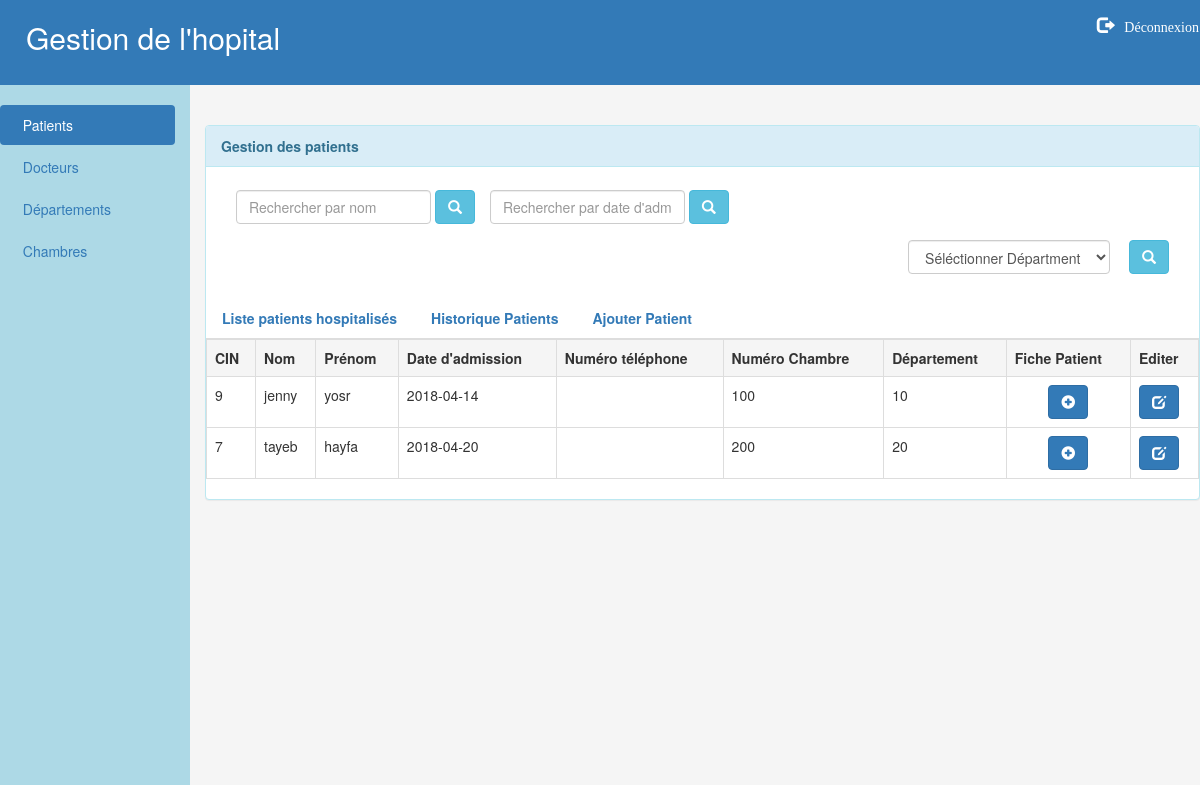
The page /indexPatient.php on the database its author committed.
### tables this page shows
CREATE TABLE IF NOT EXISTS `patient` (
  `id` int(11) NOT NULL AUTO_INCREMENT,
  `nom` varchar(20) NOT NULL,
  `prenom` varchar(20) NOT NULL,
  `sexe` varchar(10) NOT NULL,
  `date_naissance` date NOT NULL,
  `date_hospitalisation` date NOT NULL,
  `date_sortie` date NOT NULL,
  `chambre` varchar(10) NOT NULL,
  `departement` varchar(10) NOT NULL,
  `antecedents_medicaux` varchar(250) NOT NULL,
  PRIMARY KEY (`id`)
);

### indexPatient.php (the view, shortened to what this page needs)
<!DOCTYPE html>
<html>
<head>
    <link href="css/styles.css" rel="stylesheet">
    <link href="css/bootstrap.min.css" rel="stylesheet">
</head>
<body>
<div class="row " style="background-color:rgb(51,122,183)">
    <nav class="navbar navbar-expand-sm  navbar-dark ">
        <div class="col-md-10 container-fluid">
            <div class="navbar-header">
                <h2 style="color: white"> &nbsp;&nbsp; Gestion de l'hopital </h2>
            </div>
        </div>
        <div class="col-md-2 ">
            <ul class="nav navbar-nav navbar-right">
                <li>
                <li ><a href="deconnexion.php" class="deconnexion"><span class="glyphicon glyphicon-log-out" aria-hidden="true" ></span> &nbsp; Déconnexion</a></li>
                </li>
            </ul>
        </div>
    </nav>
</div>
<div class="row" >
    <div class="col-md-2 sidenav height:700x;" >
        <ul class="nav nav-pills nav-stacked ">
            <li class="active"><a href="indexPatient.php">&nbsp Patients </a></li>
            <li><a href="medecin.php">&nbsp Docteurs</a></li>
            <li ><a href="departement.php">&nbsp Départements</a></li>
            <li><a href="chambre.php">&nbsp Chambres</a></li>
        </ul>
    </div>
    <div class="col-md-10 contenu">
        <br> <br>
        <div class="panel panel-info contentinside">
            <div class="panel-heading"><strong>Gestion des patients</strong></div>
            <div class="panel-body">
                <form class="navbar-form pull-left" method="get" >
                    <div class="form-group">
                        <input type="text" class="form-control" placeholder="Rechercher par nom" name="search1" >
                    </div>
                    <button type="submit" class="btn btn-info"><span class="glyphicon glyphicon-search" aria-hidden="true"></span> </button>
                </form>
                <form class="navbar-form" method="get">
                    <div class="form-group">
                        <input type="text" class="form-control" placeholder="Rechercher par date d'admission" name="search2">
                    </div>
                    <button type="submit" class="btn btn-info"><span class="glyphicon glyphicon-search" aria-hidden="true"></span> </button>
                </form>
                <form class="navbar-form pull-right" method="get">
                    <div class="form-group">
                        <div class="col-sm-2">
                            <select class="form-control" name="dep">
                                <option selected="selected">Séléctionner Départment</option>
                                <?php
                                try{
                                    $bdd= new PDO('mysql:host=localhost;dbname=hopital', 'root','');
                                }
                                catch (PDOException$e) { print"Erreur : " . $e->getMessage();die(); }
                                $bdd->query("USE hopital");
                                $reponse2= $bdd->query('select id_departement from departement ');
                                if($reponse2){
                                    echo"</select>";
                                }
                                ?>
                        </div>
                    </div>
                    <button type="submit" class="btn btn-info"><span class="glyphicon glyphicon-search" aria-hidden="true"></span> </button>
                </form>
            </div>
            <div>
                <ul class="nav nav-tabs">
                    <li id="button1"><a  href="#"><strong>Liste patients hospitalisés</strong></a></li>
                    <li id="button2"><a  href="#"><strong>Historique Patients</strong></a></li>
                    <li id="button3"><a  href="#"><strong>Ajouter Patient</strong></a></li>
                </ul>
            </div>
                <div id="listePatient">
                    <table class="table table-bordered table-hover">
                        <tr class="active ">
                            <th >CIN</th>
                            <th >Nom </th>
                            <th >Prénom </th>
                            <th >Date d'admission</th>
                            <th >Numéro téléphone</th>
                            <th >Numéro Chambre</th>
                            <th >Département</th>
                            <th >Fiche Patient</th>
                            <th >Editer</th>
                        </tr>
                        <?php
                        try {
                            $bdd= new PDO('mysql:host=localhost;dbname=hopital', 'root','');
                        } catch (PDOException$e) {
                            print"Erreur de connexion : " . $e->getMessage();
                            die();
                        }
                        $bdd->query("USE hopital");
                        if ((isset($_GET["search1"])) AND (!empty($_GET["search1"]))) {
                            $reponse = $bdd->query('select * from patient WHERE nom LIKE "' . $_GET["search1"] . '%" ORDER by nom ');
                        }
                        else if ((isset($_GET["search2"])) AND (!empty($_GET["search2"]))) {
                            $reponse = $bdd->query('select * from patient where date_hospitalisation LIKE "'.$_GET["search2"].'"');
                        }
                        else if (isset($_GET["dep"])) {
                            $reponse = $bdd->query('select * from patient where  departement='.$_GET['dep'].'');
                        }
                        else {$reponse = $bdd->query('select * from patient where date_sortie is null');}
                        if ($reponse) {
                            $resultat = $reponse->fetchAll(PDO:: FETCH_OBJ);
                            foreach ($resultat as $donnees) :
                                echo '<tr><td>';
                                echo $donnees->id;
                                echo '<td>';
                                echo $donnees->nom;
                                echo '<td>';
                                echo $donnees->prenom;
                                echo '<td>';
                                echo $donnees->date_hospitalisation;
                                echo '<td>';
                                echo '<td>';
                                echo $donnees->chambre;
                                echo '<td>';
                                echo $donnees->departement;
                                echo '<td align="center">'
                                ?> <a href="<?php echo " Fiche.php?id=" . $donnees->id . " " ?>"
                                      class="btn btn-primary"><span class="glyphicon glyphicon-plus-sign"
                                                                    aria-hidden="true"></span></a>
                                <?php echo ' </td>' ?>
                                <?php echo '<td>' ?>
                                <a href="<?php echo " modifier.php?id=" . $donnees->id . " " ?>" class="btn btn-primary"
                                   style="alignment: center"><span class="glyphicon glyphicon-edit"
                                                                   aria-hidden="true"></span></a>
                                <?php echo '</td>' ?>
                            <?php endforeach;
                        }
                        ?>
                    </table>
                </div>
            </div>
        </div>
    </div>
</body>
</html>

### css/styles.css (style rules this page uses)
.sidenav { background-image: url(2.jpg); height: 700px; }
.contenu { background-color: whitesmoke; background-size:100%; background-scroll:fixed; height:700px; }
.glyphicon.glyphicon-log-out { font-size: 17px; color: white; }
.deconnexion { color: white; font-family: "Arial Unicode MS"; }

### rows shown on the page
patient: id "9", nom "jenny", prenom "yosr", date_hospitalisation "2018-04-14", chambre "100", departement "10"
patient: id "7", nom "tayeb", prenom "hayfa", date_hospitalisation "2018-04-20", chambre "200", departement "20"
